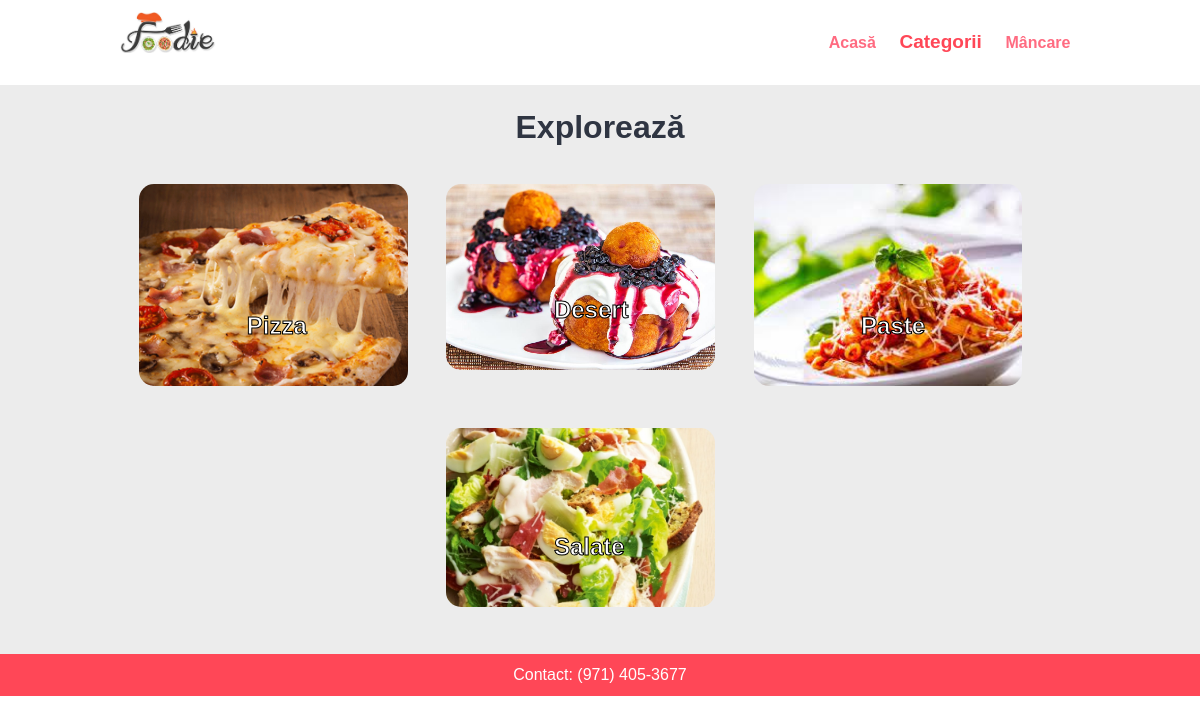
/categories.php, run on the app's committed database.
### tables this page shows
CREATE TABLE IF NOT EXISTS `category` (
  `id` int(10) unsigned NOT NULL auto_increment,
  `title` varchar(100) NOT NULL,
  `image` varchar(255) NOT NULL,
  `featured` varchar(10) NOT NULL,
  `active` varchar(10) NOT NULL,
  PRIMARY KEY  (`id`)
);

### categories.php (the view, shortened to what this page needs)
<?php include('partials-front/menu.php'); ?>
<section class="categories" style="background-color: #ececec;">
    <div class="container">
        <h2 class="text-center">Explorează</h2>
        <?php
            $sql = "SELECT * FROM category WHERE active='Da'";
            $result = mysqli_query($connection, $sql);
            $nr = mysqli_num_rows($result);
            if($nr > 0)
            {
                while($row=mysqli_fetch_assoc($result))
                {
                    $id = $row['id'];
                    $title = $row['title'];
                    $image = $row['image'];
                    ?>
                    <a href="category-foods.php?category_id=<?php echo $id; ?>">
                        <div class="box-3 float-container">
                            <?php
                                if($image=="")
                                {
                                    echo "<div>Imaginea nu este disponibilă</div>";
                                }
                                else
                                {
                                    ?>
                                    <img src="<?php echo HOME; ?>images/category/<?php echo $image; ?>"
                                    class="img-responsive img-curve">
                                    <?php
                                }
                            ?>
                            <h3 class="float-text text-white" style="-webkit-text-stroke: 1px black;"><?php echo $title; ?></h3>
                        </div>
                    </a>
                    <?php
                }
            }
            else
            {
                echo "<div>Nu există categorii.</div>";
            }
        ?>
    </div>
</section>
<?php include('partials-front/footer.php'); ?>

### css/style.css (style rules this page uses)
* { margin: 0 0; padding: 0 0; font-family: Arial, Helvetica, sans-serif; }
.container { width: 80%; margin: 0 auto; padding: 1%; }
.img-responsive { width: 100%; }
.img-curve { border-radius: 15px; }
.text-center { text-align: center; }
a { color: #ff6b81; text-decoration: none; }
.text-white { color: white; }
h2 { color: #2f3542; font-size: 2rem; margin-bottom: 2%; }
h3 { font-size: 1.5rem; }
.float-container { position: relative; }
.float-text { position: absolute; bottom: 50px; left: 40%; }
.categories { padding: 1% 0; }
.box-3 { width: 28%; float: left; margin: 2%; }

### data on the page
category: image (picture), title "Pizza"
category: image (picture), title "Desert"
category: image (picture), title "Paste"
category: image (picture), title "Salate"
